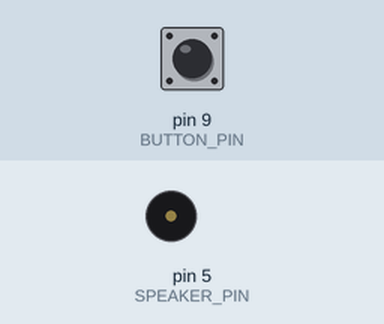
This sketch was run on a simulated Arduino Uno, built with avr-gcc and run on an emulated ATmega328P. On the bench: buzzer (waves = sounding). Inputs (shaded band) come from the test bench; at power-on: pin 9 (BUTTON_PIN) HIGH.

Above: at 1.2 s.
1.3 s: pin 9 (BUTTON_PIN) pulled LOW for 0.15 s
At 2.4 s:
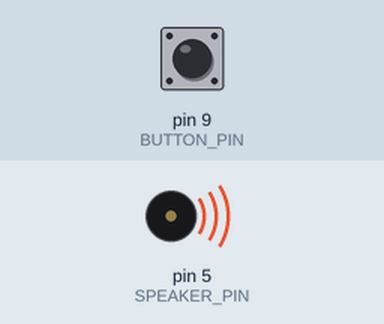
Timing chart, 0 to 8.9 s (numbered marks = the images above; inputs shaded):
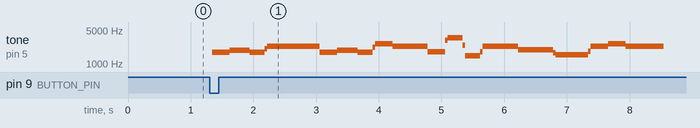

Measured:
- after the input at 1.3 s, tone on pin 5 (SPEAKER_PIN): plays 1756 Hz for 0.28 s, 1935 Hz for 0.32 s, 1756 Hz for 0.24 s, 2073 Hz for 0.04 s, 2331 Hz for 0.84 s, 1755 Hz for 0.28 s … (25 notes in this stretch), starting at once

The sketch:

melody_player.ino
```cpp
#define BUTTON_PIN 9
#define SPEAKER_PIN 5

#define NOTE_C5 4780
#define NOTE_D5 4260
#define NOTE_E5 3790
#define NOTE_F5 3580
#define NOTE_G5 3190
#define NOTE_A5 5680
#define NOTE_AS5 5360
#define NOTE_C6 2390
#define REST 0

#define EIGHTH 150
#define QUARTER 300
#define DOTTED_QUARTER 450
#define HALF 600

#define SONG_LENGTH 25
int melody[] = {
  NOTE_C5, NOTE_C5, NOTE_D5, NOTE_C5, NOTE_F5, NOTE_E5,
  NOTE_C5, NOTE_C5, NOTE_D5, NOTE_C5, NOTE_G5, NOTE_F5,
  NOTE_C5, NOTE_C5, NOTE_C6, NOTE_A5, NOTE_F5, NOTE_E5, NOTE_D5,
  NOTE_AS5, NOTE_AS5, NOTE_A5, NOTE_F5, NOTE_G5, NOTE_F5
};
int rhythm[] = {
  EIGHTH, EIGHTH, QUARTER, QUARTER, QUARTER, HALF,
  EIGHTH, EIGHTH, QUARTER, QUARTER, QUARTER, HALF,
  EIGHTH, EIGHTH, QUARTER, QUARTER, QUARTER, QUARTER, HALF,
  EIGHTH, EIGHTH, QUARTER, QUARTER, QUARTER, HALF
};

void setup() {
  pinMode(BUTTON_PIN, INPUT_PULLUP);
  pinMode(SPEAKER_PIN, OUTPUT);
}

void loop() {

  if (digitalRead(BUTTON_PIN) == LOW) {

    for (int i = 0; i < SONG_LENGTH; i++) {
      playNote(melody[i], rhythm[i]);
    }

    while(digitalRead(BUTTON_PIN) == LOW);

  }
}

void playNote(int note, int duration) {
  if (note == REST) {
    delay(duration);

  } else {

    long cycles = (long)duration * 1000L * 16 / note / 2;
    for (long i = 0; i < cycles; i++) {

      digitalWrite(SPEAKER_PIN, HIGH);
      microSecondDelay(note / 16);
      digitalWrite(SPEAKER_PIN, LOW);
      microSecondDelay(note / 16);

    }
  }
}

void microSecondDelay(uint16_t us) {
  if (us <= 2) return;

  for (uint16_t i = 0; i < us; i++) {

    asm volatile("nop");
    asm volatile("nop");
    asm volatile("nop");
    asm volatile("nop");
    asm volatile("nop");
    asm volatile("nop");
    asm volatile("nop");
    asm volatile("nop");
    asm volatile("nop");

  }
}
```
